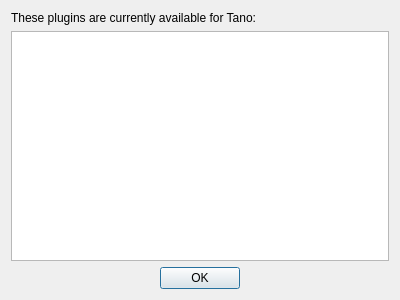
<?xml version="1.0" encoding="UTF-8"?>
<ui version="4.0">
 <class>PluginsManager</class>
 <widget class="QDialog" name="PluginsManager">
  <property name="geometry">
   <rect>
    <x>0</x>
    <y>0</y>
    <width>400</width>
    <height>300</height>
   </rect>
  </property>
  <property name="windowTitle">
   <string>About Plugins</string>
  </property>
  <layout class="QVBoxLayout" name="verticalLayout">
   <item>
    <widget class="QLabel" name="labelPlugins">
     <property name="text">
      <string>These plugins are currently available for Tano:</string>
     </property>
    </widget>
   </item>
   <item>
    <widget class="QTreeWidget" name="pluginsWidget">
     <property name="editTriggers">
      <set>QAbstractItemView::NoEditTriggers</set>
     </property>
     <property name="headerHidden">
      <bool>true</bool>
     </property>
     <column>
      <property name="text">
       <string notr="true">1</string>
      </property>
     </column>
    </widget>
   </item>
   <item>
    <widget class="QDialogButtonBox" name="buttonBox">
     <property name="orientation">
      <enum>Qt::Horizontal</enum>
     </property>
     <property name="standardButtons">
      <set>QDialogButtonBox::Ok</set>
     </property>
     <property name="centerButtons">
      <bool>true</bool>
     </property>
    </widget>
   </item>
  </layout>
 </widget>
 <resources/>
 <connections>
  <connection>
   <sender>buttonBox</sender>
   <signal>accepted()</signal>
   <receiver>PluginsManager</receiver>
   <slot>accept()</slot>
   <hints>
    <hint type="sourcelabel">
     <x>248</x>
     <y>254</y>
    </hint>
    <hint type="destinationlabel">
     <x>157</x>
     <y>274</y>
    </hint>
   </hints>
  </connection>
 </connections>
</ui>
